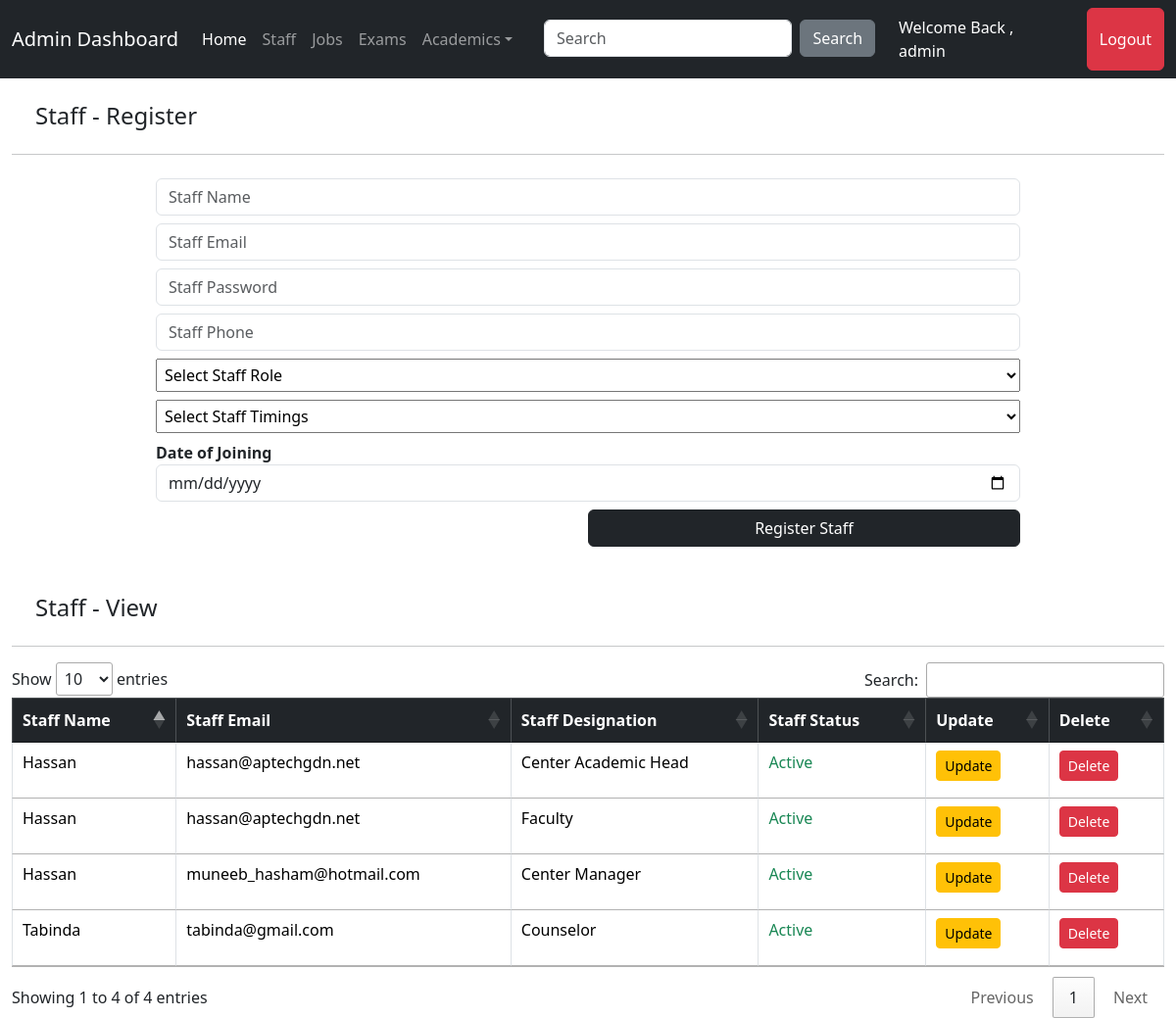
The page /Admin/staff.php (signed in) on the database its author committed.
### tables this page shows
CREATE TABLE IF NOT EXISTS `staff` (
  `staffid` int NOT NULL AUTO_INCREMENT,
  `staffname` varchar(100) DEFAULT NULL,
  `staffemail` varchar(1000) DEFAULT NULL,
  `staffpassword` varchar(1000) DEFAULT NULL,
  `staffdesignation` varchar(100) DEFAULT NULL,
  `stafftimings` varchar(50) DEFAULT NULL,
  `staffphone` varchar(20) DEFAULT NULL,
  `dateofjoining` date NOT NULL,
  `dateofresignation` date DEFAULT NULL,
  `status` varchar(50) NOT NULL DEFAULT 'active',
  PRIMARY KEY (`staffid`)
);

### Admin/staff.php (the view, shortened to what this page needs)
<?php
include('../connect.php');
include('headeradmin.php');
?>
<div class="container-fluid mt-3">
    <h4 class="m-4">Staff - Register</h4>
    <hr>
   <div class="d-flex justify-content-center align-items-center">
    <div class="w-75">
    <form action="" method="post">
        <input type="text" class="form-control w-100 mt-2" name="staffname" placeholder="Staff Name" required />
        <input type="email" class="form-control w-100 mt-2" name="staffemail" placeholder="Staff Email" required />
        <input type="text" class="form-control w-100 mt-2" name="staffpassword" placeholder="Staff Password" required />
        <input type="text" class="form-control w-100 mt-2" name="staffphone" placeholder="Staff Phone" required />
        <select name="staffdesignation" class="p-1 w-100 mt-2">
            <option value="" selected disabled>Select Staff Role</option>
        </select>
        <select name="stafftimings" class="p-1 w-100 mt-2">
            <option value="" selected disabled>Select Staff Timings</option>
        </select>
        <label for="date" class="mt-2"><b>Date of Joining</b></label>
        <input type="date" class="form-control w-100" name="date" required />
        <button type="submit" class="btn btn-dark mt-2 float-end w-50" name="btnregisterfaculty">Register Staff</button>
    </form>
    </div>
   </div>
</div>
<div class="container-fluid mt-5">
    <h4 class="m-4">Staff - View</h4>
    <hr>
    <table id="staffTable" class="table table-bordered">
        <thead class="table-dark">
            <tr>
                <th>Staff Name</th>
                <th>Staff Email</th>
                <th>Staff Designation</th>
                <th>Staff Status</th>
                <th>Update</th>
                <th>Delete</th>
            </tr>
        </thead>
        <tbody>
            <?php
            $q = mysqli_query($conn, "SELECT * FROM staff") or die(mysqli_error($conn));
            while ($row = mysqli_fetch_array($q)) {
            ?>
                <tr>
                    <td><?php echo $row['staffname']; ?></td>
                    <td><?php echo $row['staffemail']; ?></td>
                    <td><?php echo $row['staffdesignation']; ?></td>
                    <td>
                        <?php if ($row['status'] == 'active') { ?>
                            <p class="text-success">Active</p>
                        <?php } else { ?>
                            <p class="text-danger">Inactive</p>
                        <?php } ?>
                    </td>
                    <td>
                        <a href="update_staff.php?staffid=<?php echo $row['staffid']; ?>" class="btn btn-warning btn-sm">Update</a>
                    </td>
                    <td>
                        <a href="delete_staff.php?staffid=<?php echo $row['staffid']; ?>" class="btn btn-danger btn-sm" onclick="return confirm('Are you sure you want to delete this staff member?');">Delete</a>
                    </td>
                </tr>
            <?php } ?>
        </tbody>
    </table>
</div>
<?php include('footeradmin.php'); ?>
<link rel="stylesheet" href="https://cdn.datatables.net/1.13.4/css/jquery.dataTables.min.css">

### rows shown on the page
staff: staffname "Hassan", staffemail "hassan@aptechgdn.net", staffdesignation "Center Academic Head", status "Active"
staff: staffname "Hassan", staffemail "hassan@aptechgdn.net", staffdesignation "Faculty", status "Active"
staff: staffname "Hassan", staffemail "muneeb_hasham@hotmail.com", staffdesignation "Center Manager", status "Active"
staff: staffname "Tabinda", staffemail "tabinda@gmail.com", staffdesignation "Counselor", status "Active"

### other values the page prints
$_SESSION['adminloggedin'] "admin"
